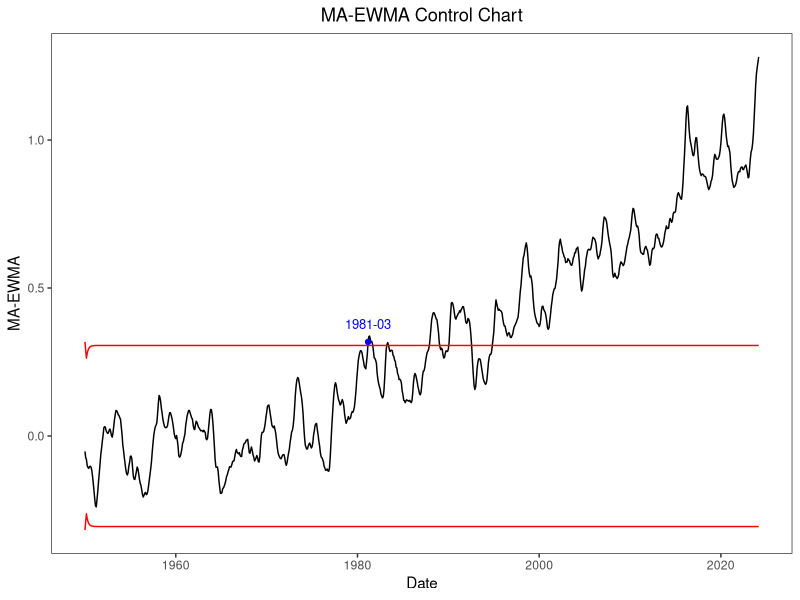

Here is the R script that generated this plot:
library(readr)
library(ggplot2)

# Load data
Global <- read_csv("Global.csv")
Global <- Global[841:nrow(Global),]

month_map <- c("Jan" = 1, "Feb" = 2, "Mar" = 3, "Apr" = 4, "May" = 5, "Jun" = 6, 
               "Jul" = 7, "Aug" = 8, "Sep" = 9, "Oct" = 10, "Nov" = 11, "Dec" = 12)

Global$Month <- month_map[Global$Month]
Global$Date <- as.Date(paste(Global$Year, Global$Month, "1", sep = "-"))

x <- Global$value
mu <- 0
sigma <- sd(x)
n <- length(x)

# set parameter
q <- 0.8
alpha <- 1
window <- 3
L <- 4.2856

#  weight of MA-GWMA
wt = vj = c()
for(i in 1:n){ wt[i] = q^((i-1)^alpha)-q^(i^alpha) }
for(j in 1:n){
  if(j >= window){
    vj[j] = sum(wt[1:j]*wt[1:j])*(sigma^2) / window
  }
  else{
    vj[j] = sum(wt[1:j]*wt[1:j])*(sigma^2) / j 
  }
}

# compute statistic of MA-EWMA, UCL and LCL
ma_ewma = ucl = lcl = y = c()
for(j in 1:n){
  zsum = sum(wt[1:j]*x[j:1]) + mu*(q^(j^alpha))
  y = c(y, zsum)
  if(j < window){
    ma = mean(y[1:j])
  }
  else{
    ma = mean(y[(j-window+1):j])
  }
  ma_ewma[j] = ma
  ucl[j] = mu+L*sqrt(vj[j])
  lcl[j] = mu-L*sqrt(vj[j])
}

# Find the first index that exceeds the control limit
exceed_indices <- which(ma_ewma > ucl)[1]

ma_ewma_df <- data.frame(Date = Global$Date, MA_EWMA = ma_ewma, UCL = ucl, LCL = lcl)

# plot result
ggplot(ma_ewma_df, aes(x = Date)) +
  geom_line(aes(y = MA_EWMA), color = "black") +
  geom_line(aes(y = UCL), color = "red", linetype = "solid") +
  geom_line(aes(y = LCL), color = "red", linetype = "solid") +
  labs(x = "Date", y = "MA-EWMA", title = "MA-EWMA Control Chart") +
  theme_bw() + 
  theme(panel.grid=element_blank())+
  theme(plot.title = element_text(hjust = 0.5))+
  geom_text(data = ma_ewma_df[exceed_indices, ], aes(x = Date, y = MA_EWMA, label = format(Date, "%Y-%m")), vjust = -1.3, hjust = 0.5, color = "blue", size = 3.3)+
  geom_point(data = ma_ewma_df[exceed_indices, ], aes(x = Date, y = MA_EWMA), color = "blue", size = 1.5)

  





